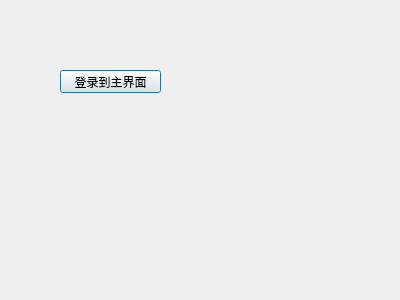
<?xml version="1.0" encoding="UTF-8"?>
<ui version="4.0">
 <class>LoginDlg</class>
 <widget class="QDialog" name="LoginDlg">
  <property name="geometry">
   <rect>
    <x>0</x>
    <y>0</y>
    <width>400</width>
    <height>300</height>
   </rect>
  </property>
  <property name="windowTitle">
   <string>Dialog</string>
  </property>
  <widget class="QPushButton" name="pushButton">
   <property name="geometry">
    <rect>
     <x>60</x>
     <y>70</y>
     <width>101</width>
     <height>23</height>
    </rect>
   </property>
   <property name="text">
    <string>登录到主界面</string>
   </property>
  </widget>
 </widget>
 <resources/>
 <connections>
  <connection>
   <sender>pushButton</sender>
   <signal>clicked()</signal>
   <receiver>LoginDlg</receiver>
   <slot>accept()</slot>
   <hints>
    <hint type="sourcelabel">
     <x>115</x>
     <y>85</y>
    </hint>
    <hint type="destinationlabel">
     <x>187</x>
     <y>128</y>
    </hint>
   </hints>
  </connection>
 </connections>
</ui>
